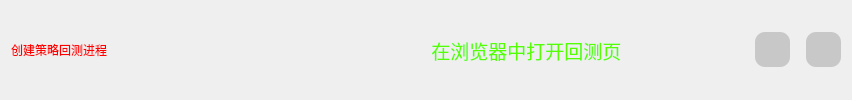
       <widget class="QFrame" name="frame_2">
        <property name="minimumSize">
         <size>
          <width>0</width>
          <height>40</height>
         </size>
        </property>
        <property name="styleSheet">
         <string notr="true">QFrame {
	border: none;
	
	border-radius: 20px;
}

</string>
        </property>
        <property name="frameShape">
         <enum>QFrame::StyledPanel</enum>
        </property>
        <property name="frameShadow">
         <enum>QFrame::Raised</enum>
        </property>
        <layout class="QHBoxLayout" name="horizontalLayout_2">
         <property name="topMargin">
          <number>5</number>
         </property>
         <property name="bottomMargin">
          <number>5</number>
         </property>
         <item>
          <widget class="QLabel" name="label_tital_6">
           <property name="minimumSize">
            <size>
             <width>0</width>
             <height>50</height>
            </size>
           </property>
           <property name="maximumSize">
            <size>
             <width>16777215</width>
             <height>50</height>
            </size>
           </property>
           <property name="styleSheet">
            <string notr="true">font: 700 20pt &quot;等线&quot;;
color: rgb(255, 0, 0);
border: none;</string>
           </property>
           <property name="text">
            <string>创建策略回测进程</string>
           </property>
          </widget>
         </item>
         <item>
          <spacer name="horizontalSpacer_3">
           <property name="orientation">
            <enum>Qt::Horizontal</enum>
           </property>
           <property name="sizeHint" stdset="0">
            <size>
             <width>40</width>
             <height>20</height>
            </size>
           </property>
          </spacer>
         </item>
         <item>
          <widget class="QLabel" name="label_info">
           <property name="minimumSize">
            <size>
             <width>200</width>
             <height>0</height>
            </size>
           </property>
           <property name="styleSheet">
            <string notr="true">font: 700 16pt &quot;等线&quot;;
color: rgb(0, 255, 0);
border: none;</string>
           </property>
           <property name="text">
            <string/>
           </property>
          </widget>
         </item>
         <item>
          <spacer name="horizontalSpacer">
           <property name="orientation">
            <enum>Qt::Horizontal</enum>
           </property>
           <property name="sizeHint" stdset="0">
            <size>
             <width>40</width>
             <height>20</height>
            </size>
           </property>
          </spacer>
         </item>
         <item>
          <widget class="QPushButton" name="Btn_open_with_chrome">
           <property name="minimumSize">
            <size>
             <width>250</width>
             <height>30</height>
            </size>
           </property>
           <property name="maximumSize">
            <size>
             <width>300</width>
             <height>30</height>
            </size>
           </property>
           <property name="font">
            <font>
             <family>等线</family>
             <pointsize>14</pointsize>
             <italic>false</italic>
             <bold>false</bold>
            </font>
           </property>
           <property name="styleSheet">
            <string notr="true">QPushButton {
	border: none;
	background-color: rgba(40, 40, 70, 0);
	color: rgb(85, 255, 0);
	
	font: 14pt &quot;等线&quot;;
	border-radius: 13px;
}

QPushButton:hover {
	border-left: 3px solid rgb(255, 85, 0);
	border-right: 3px solid rgb(255, 85, 0);
}

QPushButton:pressed {
	background-color: rgb(25, 25, 25);
}</string>
           </property>
           <property name="text">
            <string> 在浏览器中打开回测页</string>
           </property>
           <property name="icon">
            <iconset resource="../resource.qrc">
             <normaloff>:/图标/icons/chrome.svg</normaloff>:/图标/icons/chrome.svg</iconset>
           </property>
           <property name="iconSize">
            <size>
             <width>25</width>
             <height>25</height>
            </size>
           </property>
          </widget>
         </item>
         <item>
          <spacer name="horizontalSpacer_2">
           <property name="orientation">
            <enum>Qt::Horizontal</enum>
           </property>
           <property name="sizeType">
            <enum>QSizePolicy::Fixed</enum>
           </property>
           <property name="sizeHint" stdset="0">
            <size>
             <width>100</width>
             <height>20</height>
            </size>
           </property>
          </spacer>
         </item>
         <item>
          <widget class="QPushButton" name="Btn_min_window">
           <property name="minimumSize">
            <size>
             <width>35</width>
             <height>35</height>
            </size>
           </property>
           <property name="maximumSize">
            <size>
             <width>35</width>
             <height>35</height>
            </size>
           </property>
           <property name="styleSheet">
            <string notr="true">QPushButton {
	border: none;
	border-radius: 10px;
	background-color: rgb(200, 200, 200);
	text-align: center;
}

QPushButton:hover {
	border: 2px solid rgb(255, 85, 0);
}

QPushButton:pressed {
	background-color: rgb(121, 121, 121)
}</string>
           </property>
           <property name="text">
            <string/>
           </property>
           <property name="icon">
            <iconset resource="../resource.qrc">
             <normaloff>:/图标/icons/缩小.svg</normaloff>:/图标/icons/缩小.svg</iconset>
           </property>
           <property name="iconSize">
            <size>
             <width>25</width>
             <height>25</height>
            </size>
           </property>
          </widget>
         </item>
         <item>
          <spacer name="horizontalSpacer_4">
           <property name="orientation">
            <enum>Qt::Horizontal</enum>
           </property>
           <property name="sizeType">
            <enum>QSizePolicy::Fixed</enum>
           </property>
           <property name="sizeHint" stdset="0">
            <size>
             <width>10</width>
             <height>20</height>
            </size>
           </property>
          </spacer>
         </item>
         <item>
          <widget class="QPushButton" name="Btn_close_window">
           <property name="minimumSize">
            <size>
             <width>35</width>
             <height>35</height>
            </size>
           </property>
           <property name="maximumSize">
            <size>
             <width>35</width>
             <height>35</height>
            </size>
           </property>
           <property name="styleSheet">
            <string notr="true">QPushButton {
	border: none;
	border-radius: 10px;
	background-color: rgb(200, 200, 200);
	text-align: center;
}

QPushButton:hover {
	border: 2px solid rgb(255, 85, 0);
}

QPushButton:pressed {
	background-color: rgb(121, 121, 121)
}</string>
           </property>
           <property name="text">
            <string/>
           </property>
           <property name="icon">
            <iconset resource="../resource.qrc">
             <normaloff>:/图标/icons/关闭 (1).svg</normaloff>:/图标/icons/关闭 (1).svg</iconset>
           </property>
           <property name="iconSize">
            <size>
             <width>35</width>
             <height>35</height>
            </size>
           </property>
          </widget>
         </item>
        </layout>
       </widget>
